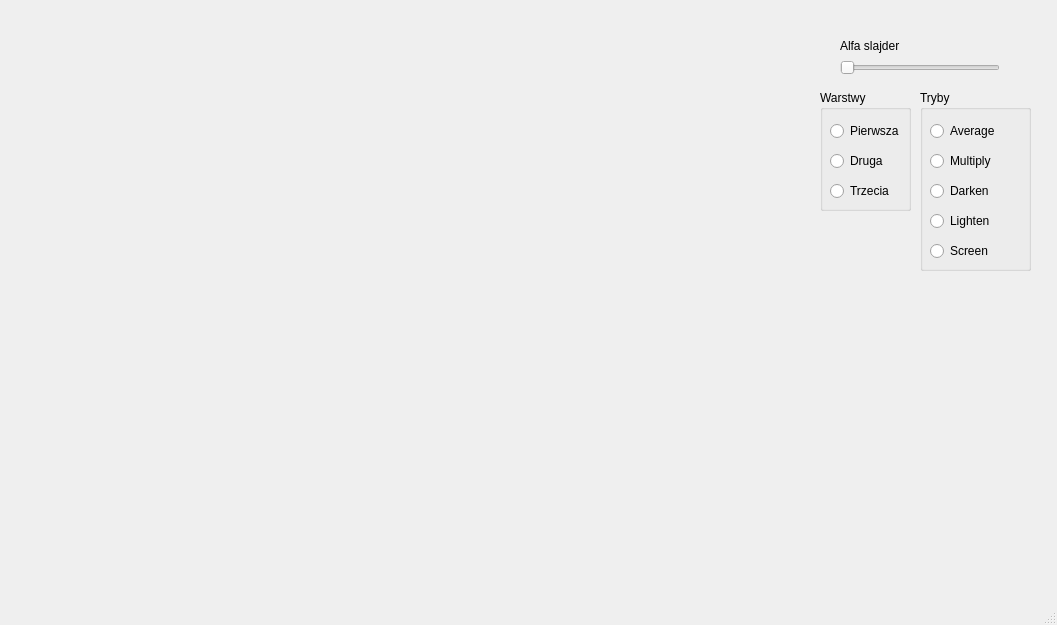
<?xml version="1.0" encoding="UTF-8"?>
<ui version="4.0">
 <class>MainWindow</class>
 <widget class="QMainWindow" name="MainWindow">
  <property name="geometry">
   <rect>
    <x>0</x>
    <y>0</y>
    <width>1057</width>
    <height>625</height>
   </rect>
  </property>
  <property name="windowTitle">
   <string>MainWindow</string>
  </property>
  <widget class="QWidget" name="centralwidget">
   <widget class="Ekran" name="ekran" native="true">
    <property name="geometry">
     <rect>
      <x>9</x>
      <y>9</y>
      <width>800</width>
      <height>600</height>
     </rect>
    </property>
   </widget>
   <widget class="QSlider" name="alfaSlajder">
    <property name="geometry">
     <rect>
      <x>840</x>
      <y>60</y>
      <width>160</width>
      <height>16</height>
     </rect>
    </property>
    <property name="maximum">
     <number>100</number>
    </property>
    <property name="orientation">
     <enum>Qt::Horizontal</enum>
    </property>
   </widget>
   <widget class="QLabel" name="label">
    <property name="geometry">
     <rect>
      <x>840</x>
      <y>30</y>
      <width>131</width>
      <height>31</height>
     </rect>
    </property>
    <property name="text">
     <string>Alfa slajder</string>
    </property>
   </widget>
   <widget class="QGroupBox" name="groupBox">
    <property name="geometry">
     <rect>
      <x>820</x>
      <y>90</y>
      <width>91</width>
      <height>121</height>
     </rect>
    </property>
    <property name="title">
     <string>Warstwy</string>
    </property>
    <widget class="QRadioButton" name="rb11">
     <property name="geometry">
      <rect>
       <x>10</x>
       <y>30</y>
       <width>91</width>
       <height>22</height>
      </rect>
     </property>
     <property name="text">
      <string>Pierwsza</string>
     </property>
    </widget>
    <widget class="QRadioButton" name="rb12">
     <property name="geometry">
      <rect>
       <x>10</x>
       <y>60</y>
       <width>91</width>
       <height>22</height>
      </rect>
     </property>
     <property name="text">
      <string>Druga</string>
     </property>
    </widget>
    <widget class="QRadioButton" name="rb13">
     <property name="geometry">
      <rect>
       <x>10</x>
       <y>90</y>
       <width>91</width>
       <height>22</height>
      </rect>
     </property>
     <property name="text">
      <string>Trzecia</string>
     </property>
    </widget>
   </widget>
   <widget class="QGroupBox" name="groupBox_2">
    <property name="geometry">
     <rect>
      <x>920</x>
      <y>90</y>
      <width>111</width>
      <height>181</height>
     </rect>
    </property>
    <property name="title">
     <string>Tryby</string>
    </property>
    <widget class="QRadioButton" name="rb21">
     <property name="geometry">
      <rect>
       <x>10</x>
       <y>30</y>
       <width>91</width>
       <height>22</height>
      </rect>
     </property>
     <property name="text">
      <string>Average</string>
     </property>
    </widget>
    <widget class="QRadioButton" name="rb22">
     <property name="geometry">
      <rect>
       <x>10</x>
       <y>60</y>
       <width>91</width>
       <height>22</height>
      </rect>
     </property>
     <property name="text">
      <string>Multiply</string>
     </property>
    </widget>
    <widget class="QRadioButton" name="rb23">
     <property name="geometry">
      <rect>
       <x>10</x>
       <y>90</y>
       <width>91</width>
       <height>22</height>
      </rect>
     </property>
     <property name="text">
      <string>Darken</string>
     </property>
    </widget>
    <widget class="QRadioButton" name="rb24">
     <property name="geometry">
      <rect>
       <x>10</x>
       <y>120</y>
       <width>91</width>
       <height>22</height>
      </rect>
     </property>
     <property name="text">
      <string>Lighten</string>
     </property>
    </widget>
    <widget class="QRadioButton" name="rb25">
     <property name="geometry">
      <rect>
       <x>10</x>
       <y>150</y>
       <width>91</width>
       <height>22</height>
      </rect>
     </property>
     <property name="text">
      <string>Screen</string>
     </property>
    </widget>
   </widget>
  </widget>
  <widget class="QMenuBar" name="menubar">
   <property name="geometry">
    <rect>
     <x>0</x>
     <y>0</y>
     <width>1057</width>
     <height>21</height>
    </rect>
   </property>
  </widget>
  <widget class="QStatusBar" name="statusbar"/>
 </widget>
 <customwidgets>
  <customwidget>
   <class>Ekran</class>
   <extends>QWidget</extends>
   <header>ekran.h</header>
   <container>1</container>
   <slots>
    <signal>setCurrentAlpha(int)</signal>
    <slot>alphaSliderChange(int)</slot>
    <slot>warstwaButton()</slot>
    <slot>alphaSliderChange()</slot>
    <slot>setAlpha(int)</slot>
    <slot>blendMode()</slot>
   </slots>
  </customwidget>
 </customwidgets>
 <resources/>
 <connections/>
</ui>
